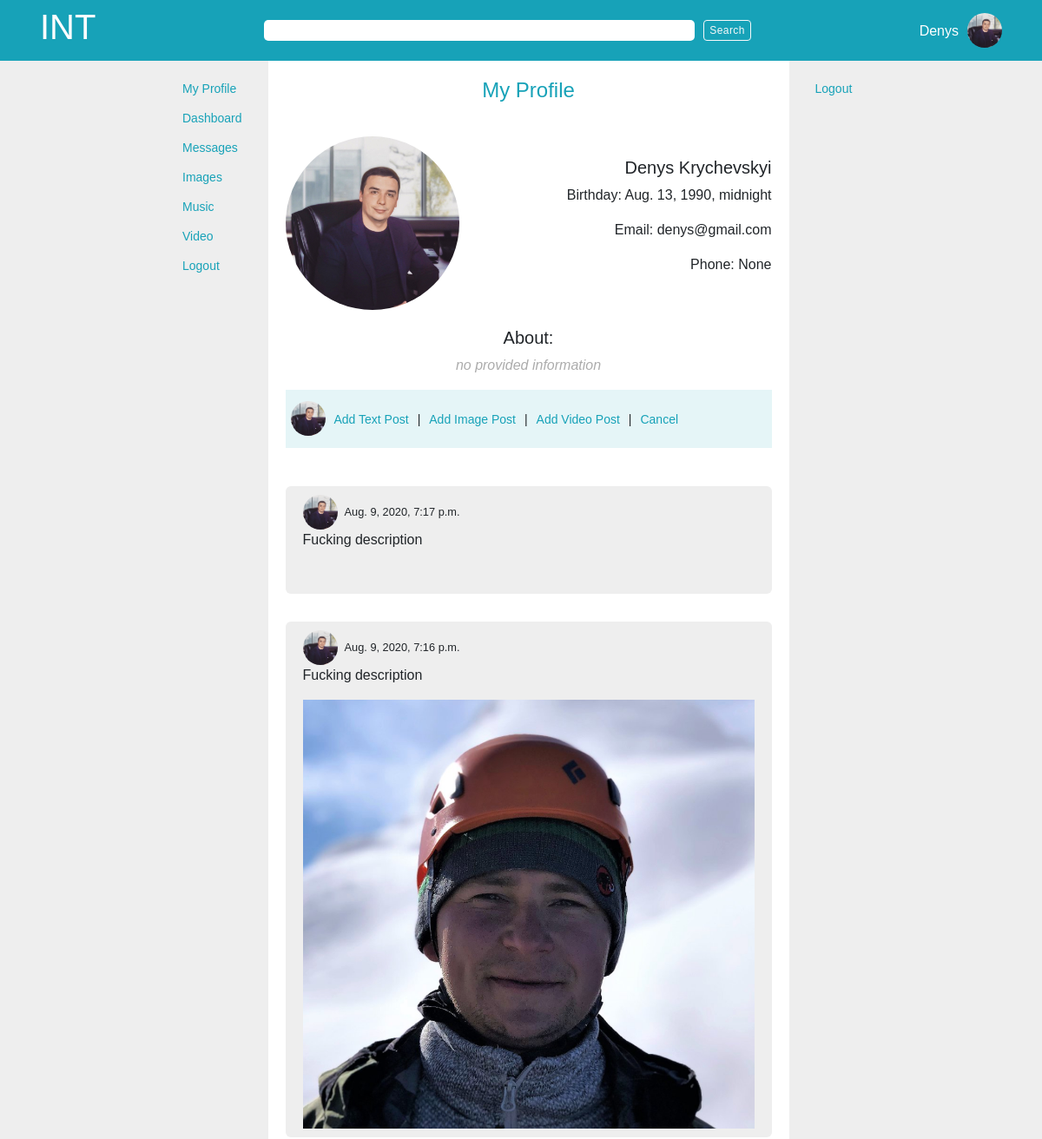
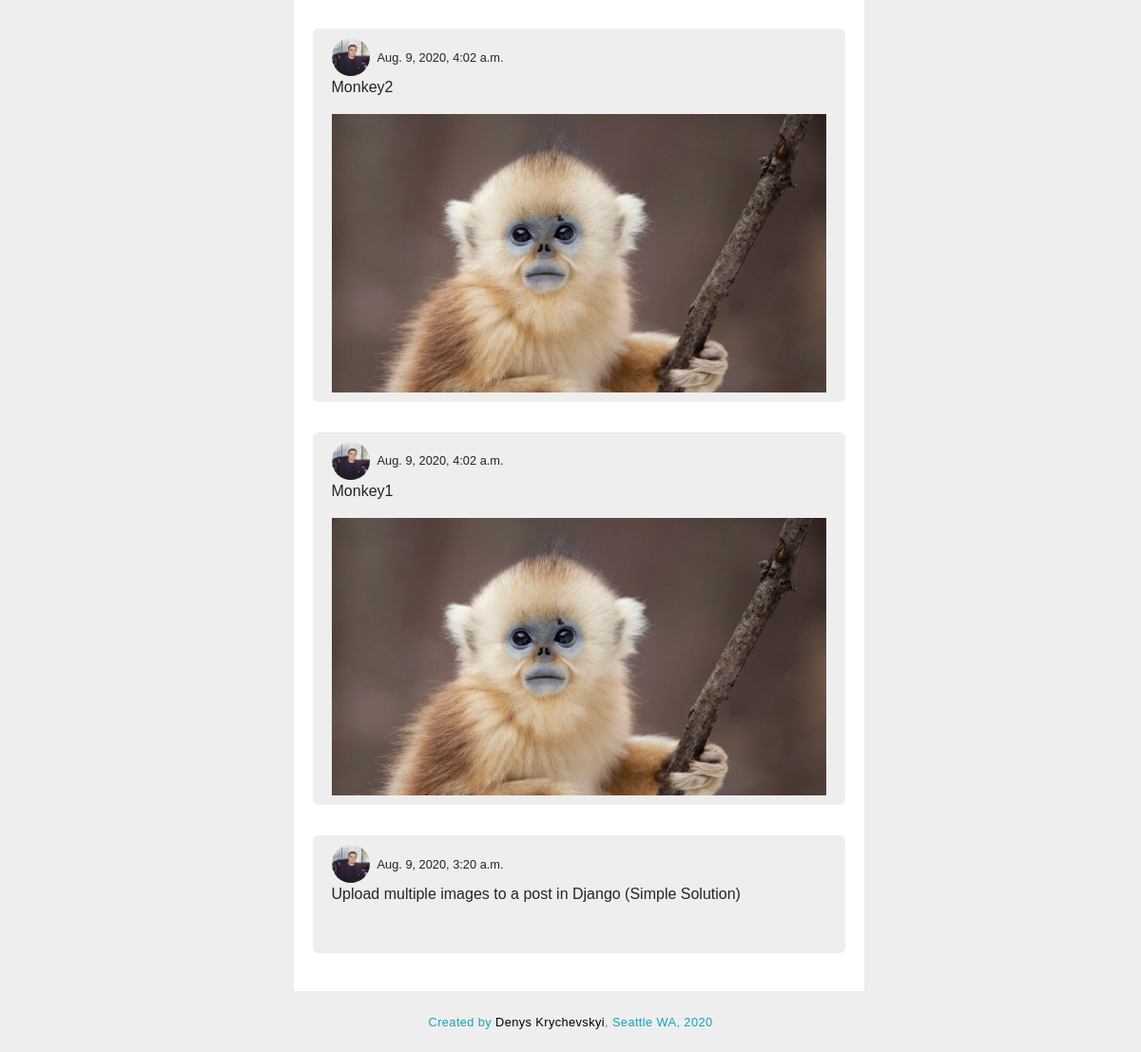
The page /user/4/profile (signed in) on the database its author committed (2 pictures, top to bottom).
### app_one/models.py (models this page shows, shortened)
class User(models.Model):
    first_name = models.CharField(max_length = 255)
    last_name = models.CharField(max_length = 255)
    nickname = 	models.CharField(max_length = 50, blank=True, null = True)
    initials = 	models.CharField(max_length = 10, blank=True, null = True)
    birth_date = models.DateTimeField()
    avatar = models.ImageField(upload_to='avatars', default=None, blank=True, null = True)	#upload to avatars is a directory inside media directory, it will go like media/avatars
    email = models.TextField()
    phone_num = models.IntegerField(blank=True, null = True)
    about = models.TextField(blank=True, null = True)
    password = models.TextField()
    location = models.CharField(max_length = 255, blank=True, null = True)
    created_at = models.DateTimeField(auto_now_add = True)
    updated_at = models.DateTimeField(auto_now = True)
    objects = UserManager()

class Post(models.Model):
    title = models.CharField(max_length = 255, null = True, blank=True)
    content = models.TextField()
    post_image = models.ImageField(upload_to='post_images', default=None, blank=True, null = True)
    poster = models.ForeignKey(User, related_name = 'poster', on_delete=models.CASCADE)
    created_at = models.DateTimeField(auto_now_add = True)
    updated_at = models.DateTimeField(auto_now = True)
    objects = PostManager()

### app_one/views.py (the view)
# urls.py: path('user/<int:user_id>/profile', views.user_profile),
def user_profile(request, user_id):
    cur_user = User.objects.get(id=user_id)
    user_posts = cur_user.poster.all().order_by('-created_at')
    context = {
        'curr_user':User.objects.get(id=request.session['user_id']),
        'user':cur_user,
        'user_posts':user_posts
    }
    return render(request, 'profile.html', context)

### app_one/templates/profile.html (shortened to what this page needs)
{% load embed_video_tags %}
<!DOCTYPE html>
<html lang="en">
<head>
    {% include 'head.html' %}
</head>
<body>
    <div class="outer_container">
        {% include 'search.html' %}
        <div class="inner_container">
            <div class="inner">
                {% include 'navbar.html' %}
                <div class="main_container">
                    <div class="page_title_container">
                        <h4>My Profile</h4>
                    </div>
                    <div class="profile_page_container">
                        <div class="avatar_img">
                            <img src="{{ MEDIA_URL }}{{ user.avatar }}" alt="{{ post.poster.first_name}}'s avatar">
                            <div class="profile_info">
                                <h5>{{ user.first_name }} {{ user.last_name }}</h5>
                                <p>Birthday: {{ user.birth_date}}</p>
                                <p>Email: {{ user.email}}</p>
                                <p>Phone: {{ user.phone_num}}</p>
                            </div>
                        </div>
                        <div class="about_user">
                            <h5>About:</h5>
                            {% if len.user.about > 0 %}
                            <p>{{ user.about}}</p>
                            {% else %}
                            <p class="no_provided">no provided information</p>
                            {% endif %}
                        </div>
                        <div id="user_post_info">
                            <div class="avatar">
                                <img src="{{ MEDIA_URL }}{{ user.avatar }}" alt="{{ post.poster.first_name}}'s avatar">
                            </div>
                            <div class="which_form">
                                <p id ='text_post_btn'>Add Text Post</p>
                                <p class="devider"> | </p>
                                <p id ='image_post_btn'>Add Image Post</p>
                                <p class="devider"> | </p>
                                <p id ='video_post_btn'>Add Video Post</p>
                                <p class="devider"> | </p>
                                <p id ='cancel_post_btn'>Cancel</p>
                            </div>
                        </div>
                        <br>
                        {% for post in user_posts %}
                        <div class="post_container jumbotron jumbotron-fluid">
                            <div class="post_header">
                                <div class="avatar">
                                    <img class="avatar_big" src="{{ MEDIA_URL }}{{ post.poster.avatar }}" alt="{{ post.poster.first_name}}'s avatar">
                                </div>
                                <small class="ml-2">{{ post.created_at }}</small>
                            </div>
                            <p>{{ post.content }}</p>
                            <div class="post_image_container">
                                <img src="{{ MEDIA_URL }}{{ post.post_image }}" alt="{{post_image.name}}">
                            </div>
                        </div>
                        {% endfor %}
                    </div>
                </div>
                {% include 'sidebar.html' %}
            </div>
        </div>
    {% include 'footer.html' %}
    </div>
</body>
</html>

### app_one/templates/search.html
<div id="search_bar_container">
    <div id="search_bar">
        <div class="logo_container">
            <h1>INT</h1>
        </div>
        <div class="form_container">
            <form action="" method="post" class="form-inline">
                <input class="search_bar1" type="search" name="" id="">
                <button class="btn btn-outline-light search_bar1_btn" type="submit">Search</button>
            </form>
        </div>
        <div class="current_user_container">
            {% if request.session.user_id != null %}
            <p>{{ curr_user.first_name }}</p>
            <img src="{{ MEDIA_URL }}{{ curr_user.avatar }}" alt="avatar">
            {% endif %}
        </div>
    </div>
</div>

### app_one/static/css/style.css (style rules this page uses)
* { margin: 0; padding: 0; -webkit-box-sizing: border-box; box-sizing: border-box; font-family: Arial, Helvetica, sans-serif; }
.outer_container { width: 100%; height: 100%; min-height: 92vh; background-color: #eeeeee; }
#search_bar_container { width: 100%; height: 70px; background-color: #17a2b8; display: -webkit-box; display: -ms-flexbox; display: flex; -webkit-box-align: center; -ms-flex-align: center; align-items: center; -webkit-box-pack: justify; -ms-flex-pack: justify; justify-content: space-between; }
#search_bar_container .form_container .search_bar1 { outline: none; border: none; min-width: 31rem; border-radius: 5px; margin-right: 10px; }
#search_bar_container .form_container .search_bar1_btn { padding: 0; font-size: 12px; padding: 2px 6px; letter-spacing: 0.4px; }
#search_bar_container #search_bar { width: 94%; display: -webkit-box; display: -ms-flexbox; display: flex; -webkit-box-align: center; -ms-flex-align: center; align-items: center; -webkit-box-pack: justify; -ms-flex-pack: justify; justify-content: space-between; margin: auto; padding: 5px 10px; }
#search_bar_container #search_bar .logo_container { color: white; }
#search_bar_container #search_bar .current_user_container { display: -webkit-box; display: -ms-flexbox; display: flex; -webkit-box-align: center; -ms-flex-align: center; align-items: center; }
#search_bar_container #search_bar .current_user_container p { margin-right: 10px; padding-top: 18px; color: white; }
#search_bar_container #search_bar .current_user_container img { width: 40px; height: 40px; border-radius: 50%; }
.inner_container { width: 1000px; margin: auto; padding-left: 100px; min-height: 86vh; }
.inner_container .inner { display: -webkit-box; display: -ms-flexbox; display: flex; width: 700px; height: 100%; }
.main_container { background-color: white; width: 600px; min-width: 600px; margin: auto; }
.main_container .page_title_container { margin-top: 10px; padding: 10px; text-align: center; color: #17a2b8; font-weight: 900; }
.post_container { background-color: #eeeeee; border-radius: 6px; margin-top: 20px; padding: 10px 20px; }
.post_container .post_header { display: -webkit-box; display: -ms-flexbox; display: flex; -webkit-box-align: center; -ms-flex-align: center; align-items: center; }
.post_container .post_image_container { margin: 0; padding: 0; }
.post_container .post_image_container img { width: 100%; height: auto; margin: 0; padding: 0; }
.post_container:last-child { margin-bottom: 20px; }
.avatar > img { width: 40px; height: 40px; border-radius: 50%; }
.profile_page_container { padding: 20px; }
.profile_page_container .avatar_img { display: -webkit-box; display: -ms-flexbox; display: flex; -webkit-box-align: center; -ms-flex-align: center; align-items: center; -webkit-box-pack: justify; -ms-flex-pack: justify; justify-content: space-between; }
.profile_page_container .avatar_img img { width: 200px; height: 200px; border-radius: 50%; }
.profile_page_container .avatar_img .profile_info { text-align: right; }
.profile_page_container .about_user { margin-top: 20px; text-align: center; }
.no_provided { font-style: italic; color: #acacac; }
#user_post_info { display: -webkit-box; display: -ms-flexbox; display: flex; -webkit-box-align: center; -ms-flex-align: center; align-items: center; padding: 6px; background-color: #93d4de3d; }
.which_form { display: -webkit-box; display: -ms-flexbox; display: flex; font-size: 14px; margin-left: 10px; padding-top: 18px; }
.devider { margin: 0 10px; }
#text_post_btn, #image_post_btn, #video_post_btn, #cancel_post_btn { color: #17a2b8; cursor: pointer; }

### rows shown on the page
User: first_name "Denys", avatar (picture), last_name "Krychevskyi", birth_date "Aug. 13, 1990, midnight", email "denys@gmail.com", phone_num "None"
Post: poster.avatar (picture), created_at "Aug. 9, 2020, 7:17 p.m.", content "Fucking description"
Post: poster.avatar (picture), created_at "Aug. 9, 2020, 7:16 p.m.", content "Fucking description", post_image (picture)
Post: poster.avatar (picture), created_at "Aug. 9, 2020, 4:02 a.m.", content "Monkey2", post_image (picture)
Post: poster.avatar (picture), created_at "Aug. 9, 2020, 4:02 a.m.", content "Monkey1", post_image (picture)
Post: poster.avatar (picture), created_at "Aug. 9, 2020, 3:20 a.m.", content "Upload multiple images to a post in Django (Simple Solution)"
